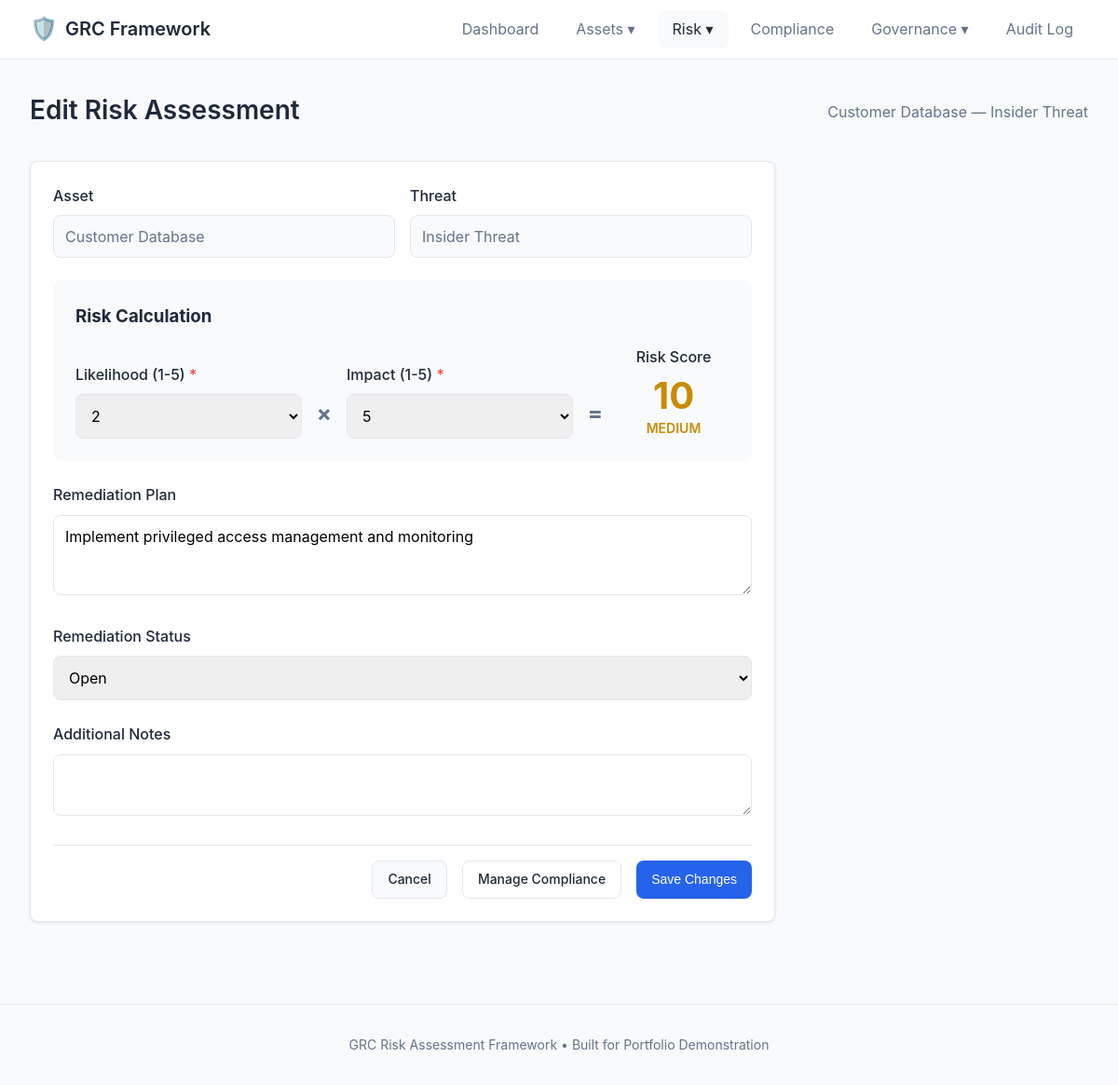
Screenshot of /assessment/edit/8 with the database file from the repository.
### app.py (models this page shows)
class Asset(db.Model):
    id = db.Column(db.Integer, primary_key=True)
    name = db.Column(db.String(100), nullable=False)
    description = db.Column(db.Text)
    asset_type = db.Column(db.String(50))  # Server, Database, Application, Network, Endpoint
    criticality = db.Column(db.String(20))  # Critical, High, Medium, Low
    owner = db.Column(db.String(100))
    created_at = db.Column(db.DateTime, default=datetime.utcnow)
    assessments = db.relationship('RiskAssessment', backref='asset', lazy=True, cascade='all, delete-orphan')

class Threat(db.Model):
    id = db.Column(db.Integer, primary_key=True)
    name = db.Column(db.String(100), nullable=False)
    description = db.Column(db.Text)
    category = db.Column(db.String(50))  # Technical, Human, Environmental, Process
    assessments = db.relationship('RiskAssessment', backref='threat', lazy=True)

class RiskAssessment(db.Model):
    id = db.Column(db.Integer, primary_key=True)
    asset_id = db.Column(db.Integer, db.ForeignKey('asset.id'), nullable=False)
    threat_id = db.Column(db.Integer, db.ForeignKey('threat.id'), nullable=False)
    likelihood = db.Column(db.Integer, nullable=False)  # 1-5
    impact = db.Column(db.Integer, nullable=False)  # 1-5
    risk_score = db.Column(db.Integer, nullable=False)  # likelihood * impact
    risk_level = db.Column(db.String(20))  # Critical, High, Medium, Low
    remediation_plan = db.Column(db.Text)
    remediation_status = db.Column(db.String(20), default='Open')  # Open, In Progress, Closed
    remediation_due_date = db.Column(db.Date)
    notes = db.Column(db.Text)
    created_at = db.Column(db.DateTime, default=datetime.utcnow)
    updated_at = db.Column(db.DateTime, default=datetime.utcnow, onupdate=datetime.utcnow)
    compliance_requirements = db.relationship('ComplianceRequirement',
                                              secondary=assessment_compliance,
                                              backref=db.backref('assessments', lazy='dynamic'))

### app.py (the view, shortened to what this page needs)
@app.route('/assessment/edit/<int:id>', methods=['GET', 'POST'])
def edit_assessment(id):
    assessment = RiskAssessment.query.get_or_404(id)
    assets = Asset.query.order_by(Asset.name).all()
    threats = Threat.query.order_by(Threat.name).all()
    return render_template('edit_assessment.html', assessment=assessment,
                           assets=assets, threats=threats)

### templates/edit_assessment.html (shortened to what this page needs)
{% extends 'base.html' %}
{% block content %}
<div class="page-header">
    <h1>Edit Risk Assessment</h1>
    <p class="subtitle">{{ assessment.asset.name }} — {{ assessment.threat.name }}</p>
</div>
<div class="card form-card">
    <div class="card-body">
        <form method="POST" action="{{ url_for('edit_assessment', id=assessment.id) }}">
            <div class="form-row">
                <div class="form-group">
                    <label>Asset</label>
                    <input type="text" value="{{ assessment.asset.name }}" disabled>
                </div>
                <div class="form-group">
                    <label>Threat</label>
                    <input type="text" value="{{ assessment.threat.name }}" disabled>
                </div>
            </div>
            <div class="risk-calculator">
                <h3>Risk Calculation</h3>
                <div class="calculator-grid">
                    <div class="form-group">
                        <label for="likelihood">Likelihood (1-5) <span class="required">*</span></label>
                        <select id="likelihood" name="likelihood" required onchange="calculateRisk()">
                            {% for i in range(1, 6) %}
                            <option value="{{ i }}" {% if assessment.likelihood == i %}selected{% endif %}>{{ i }}</option>
                            {% endfor %}
                        </select>
                    </div>
                    <div class="multiply-sign">×</div>
                    <div class="form-group">
                        <label for="impact">Impact (1-5) <span class="required">*</span></label>
                        <select id="impact" name="impact" required onchange="calculateRisk()">
                            {% for i in range(1, 6) %}
                            <option value="{{ i }}" {% if assessment.impact == i %}selected{% endif %}>{{ i }}</option>
                            {% endfor %}
                        </select>
                    </div>
                    <div class="equals-sign">=</div>
                    <div class="risk-result">
                        <label>Risk Score</label>
                        <div id="risk-score" class="score-display {{ assessment.risk_level|lower }}">{{ assessment.risk_score }}</div>
                        <div id="risk-level" class="level-display {{ assessment.risk_level|lower }}">{{ assessment.risk_level|upper }}</div>
                    </div>
                </div>
            </div>
            <div class="form-group">
                <label for="remediation_plan">Remediation Plan</label>
                <textarea id="remediation_plan" name="remediation_plan" rows="3">{{ assessment.remediation_plan or '' }}</textarea>
            </div>
            <div class="form-row">
                <div class="form-group">
                    <label for="remediation_status">Remediation Status</label>
                    <select id="remediation_status" name="remediation_status">
                        <option value="Open" {% if assessment.remediation_status == 'Open' %}selected{% endif %}>Open</option>
                    </select>
                </div>
            </div>
            <div class="form-group">
                <label for="notes">Additional Notes</label>
                <textarea id="notes" name="notes" rows="2">{{ assessment.notes or '' }}</textarea>
            </div>
            <div class="form-actions">
                <a href="{{ url_for('report') }}" class="btn btn-secondary">Cancel</a>
                <a href="{{ url_for('assessment_compliance', id=assessment.id) }}" class="btn btn-outline">Manage Compliance</a>
                <button type="submit" class="btn btn-primary">Save Changes</button>
            </div>
        </form>
    </div>
</div>
{% endblock %}

### static/style.css (style rules this page uses)
:root { --primary: #2563eb; --primary-dark: #1d4ed8; --secondary: #64748b; --success: #10b981; --warning: #f59e0b; --danger: #ef4444; --critical: #dc2626; --high: #ea580c; --medium: #eab308; --low: #22c55e; --bg: #f8fafc; --bg-card: #ffffff; --border: #e2e8f0; --text: #1e293b; --text-muted: #64748b; --radius: 8px; --shadow: 0 1px 3px rgba(0,0,0,0.1); --shadow-lg: 0 4px 6px rgba(0,0,0,0.1); }
* { margin: 0; padding: 0; box-sizing: border-box; }
body { font-family: -apple-system, BlinkMacSystemFont, 'Segoe UI', Roboto, Oxygen, Ubuntu, sans-serif; background: var(--bg); color: var(--text); line-height: 1.6; min-height: 100vh; }
a { color: var(--primary); text-decoration: none; }
.page-header { display: flex; justify-content: space-between; align-items: center; margin-bottom: 2rem; flex-wrap: wrap; gap: 1rem; }
.page-header h1 { font-size: 1.75rem; font-weight: 600; }
.subtitle { color: var(--text-muted); margin-top: 0.25rem; }
.card { background: var(--bg-card); border: 1px solid var(--border); border-radius: var(--radius); box-shadow: var(--shadow); margin-bottom: 1.5rem; }
.card-body { padding: 1.5rem; }
.btn { display: inline-block; padding: 0.5rem 1rem; border: none; border-radius: var(--radius); font-size: 0.875rem; font-weight: 500; cursor: pointer; transition: all 0.2s; text-decoration: none; }
.btn-primary { background: var(--primary); color: white; }
.btn-secondary { background: var(--bg); color: var(--text); border: 1px solid var(--border); }
.btn-outline { background: transparent; border: 1px solid var(--border); color: var(--text); }
.form-card { max-width: 800px; }
.form-group { margin-bottom: 1.5rem; }
.form-group label { display: block; margin-bottom: 0.5rem; font-weight: 500; }
.required { color: var(--danger); }
.form-group input, .form-group select, .form-group textarea { width: 100%; padding: 0.75rem; border: 1px solid var(--border); border-radius: var(--radius); font-size: 1rem; font-family: inherit; transition: border-color 0.2s; }
.form-group input:disabled { background: var(--bg); color: var(--text-muted); }
.form-row { display: grid; grid-template-columns: repeat(auto-fit, minmax(200px, 1fr)); gap: 1rem; }
.form-actions { display: flex; gap: 1rem; justify-content: flex-end; padding-top: 1rem; border-top: 1px solid var(--border); margin-top: 1.5rem; }
.risk-calculator { background: var(--bg); border-radius: var(--radius); padding: 1.5rem; margin-bottom: 1.5rem; }
.risk-calculator h3 { margin-bottom: 1rem; }
.calculator-grid { display: flex; align-items: flex-end; gap: 1rem; flex-wrap: wrap; }
.calculator-grid .form-group { flex: 1; min-width: 150px; margin-bottom: 0; }
.multiply-sign, .equals-sign { font-size: 1.5rem; font-weight: bold; color: var(--text-muted); padding-bottom: 0.5rem; }
.risk-result { text-align: center; min-width: 120px; }
.risk-result label { display: block; margin-bottom: 0.5rem; font-weight: 500; }
.score-display { font-size: 2.5rem; font-weight: 700; line-height: 1; }
.level-display { font-size: 0.875rem; font-weight: 600; margin-top: 0.25rem; }
.score-display.medium, .level-display.medium { color: #ca8a04; }

### rows the page displays
Asset: asset.name "Customer Database"
Threat: threat.name "Insider Threat"
RiskAssessment: likelihood "2", impact "5", risk_score "10", risk_level "MEDIUM", remediation_plan "Implement privileged access management and monitoring", remediation_status "Open"
